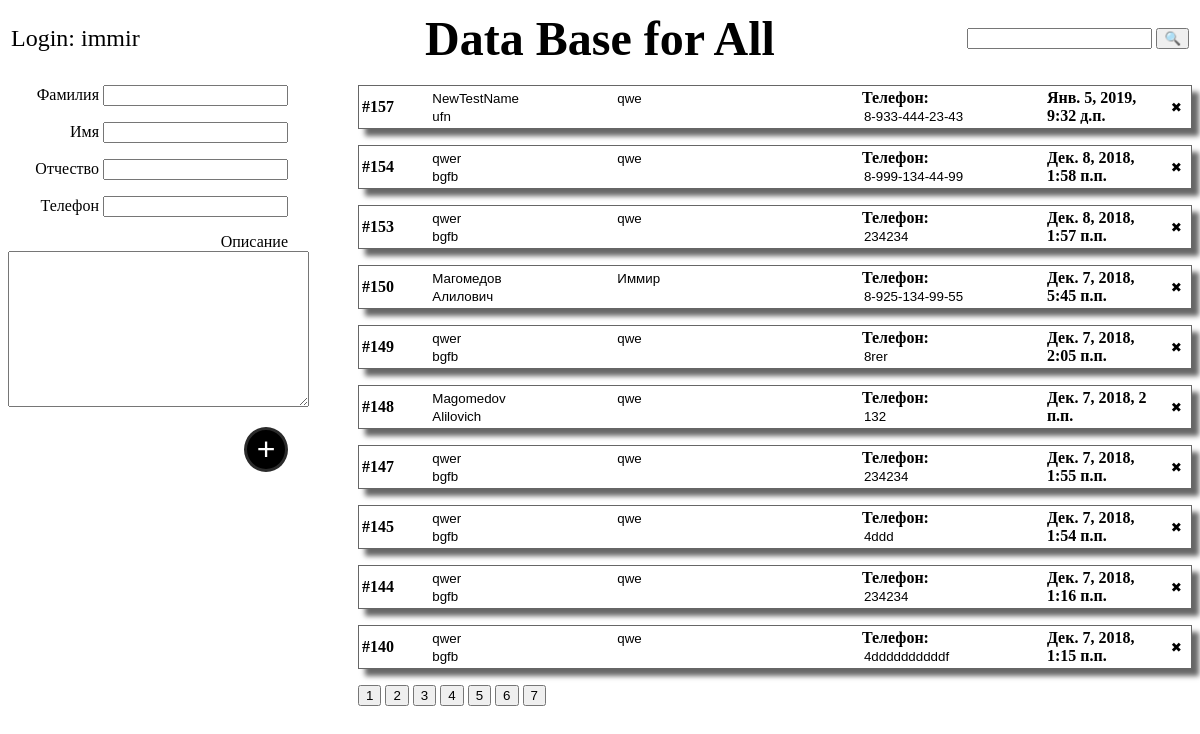
/main/1/ (signed in), run on the app's committed database.
### main/models.py (models this page shows)
class Post(models.Model):
    id = models.AutoField(primary_key='True',)
    date = models.DateTimeField(blank='True',default='0000-00-00 00:00:00')
    name = models.TextField(max_length=20,default='Not')
    surname = models.TextField(max_length=20,default='Not')
    fathername = models.TextField(max_length=20,default='Not')
    description = models.TextField(max_length=200,default='Not')
    phone = models.TextField(max_length=20,default='Not')

### main/views.py (the view)
# urls.py: path('main/<int:page>/',view,),
def view(request,page):
    if not request.user.is_authenticated:
        return HttpResponseRedirect('/auth/')
    else:
        posts_on_page = 10
        posts = Post.objects.order_by('-id')
        if posts.count() % posts_on_page == 0:
            buttons = (posts.count() // posts_on_page)
        else:
            buttons = (posts.count() // posts_on_page) + 1
        posts = Post.objects.order_by('-id')[(page -1)*posts_on_page: page*posts_on_page]
        count = {x+1: (x+1) for x in range(buttons)}
        post = {'post': posts, 'form': AllForm(),'count': count,'login': request.user}
        cookie(request)
        return render(request,'main.html',post)

### main/forms.py
class AllForm(forms.Form):
    name = forms.CharField(label="Name ", max_length=20, empty_value='None')
    surname = forms.CharField(label="SubName ", max_length=20, empty_value='None', )
    fathername = forms.CharField(label="FatherName  ", max_length=20, empty_value='None', )
    phone = forms.CharField(label="Phone ",max_length=15,
                            widget=forms.TextInput(attrs={'pattern': '8-[0-9]{3}-[0-9]{3}-[0-9]{2}-[0-9]{2}'}))
    description = forms.CharField(label="Description ",max_length=200,widget=forms.Textarea(attrs={'cols': '35', 'rows': '10'}),strip='')
    find = forms.CharField(label="Find ", max_length=20, empty_value='None')
    login = forms.CharField(label="Login ", max_length=20, empty_value='None')
    password = forms.CharField(label="Password ", max_length=20, empty_value='None',widget=forms.PasswordInput())

### templates/main.html (shortened to what this page needs)
{% load static %}
<!DOCTYPE html>
<html lang="en">
<head>
    <link rel="stylesheet" type="text/css" href="{% static 'css/main.css' %}">
</head>
<body>
<div class="header">
    <table border="0" width="100%">
        <tr>
            <th width="33%">
                <div align="left" style="font-weight: normal">
                    <font size="5px">
                        <a href="/check/">Login: {{login}}</a>
                    </font>
                </div>
            </th>
            <th><a href="/main/1/"> <font size="30px">Data Base for All </font> </a></th>
            <th width="33%" align="right">
                <form action="/find/" method="post">
                    {% csrf_token %}{{ form.find }} <button type="submit"> 🔍 </button>
                </form>
            </th>
        </tr>
    </table>
</div>
    <div class="main">
<div class="post_add" align="left">
    <form action="/add/" method="post" align="right">
        Фамилия
        {{ form.surname }} <p>
        Имя
        {{ form.name }} <p>
        Отчество
        {{ form.fathername }} <p>
        Телефон
        {{ form.phone }} <p>
        Описание
        {{ form.description }} <p>
        <button class="button" type="submit">
            <font size="2px" color="black">.</font><font size="6px">+</font><font size="2px"  color="black">.</font></button> <br>
    </form>
</div>
<p>
<div id="posts" class="posts">
    {% for post in post %}
<div id={{post.id}} class="post" title="">
 <table border="0" width="100%" >
   <tr>
    <th width="100px" ><div align="left"><b>#{{post.id}}</b></div></th>
    <th width="700px"><div align="left">
        <input class="fixform" onchange="addcookie('{{post.id}}','surname',this.value)" type="text" value={{post.surname}}>
        <input class="fixform" onchange="addcookie('{{post.id}}','name',this.value)" type="text" value={{post.name}}>
        <input class="fixform" onchange="addcookie('{{post.id}}','fathername',this.value)" type="text" value={{post.fathername}}></div></th>
    <th>
        <div align="left">
            Телефон:
            <input class="fixform" onchange="addcookie('{{post.id}}','phone',this.value)" type="tel" pattern='2-[0-9]{3}-[0-9]{3}' value= {{post.phone}}>
        </div>
    </th>
       <th width="200px">
           <div align="left">
               {{post.date}}
           </div>
       </th>
       <th width="3px" align="right">
       <button class="delete" onclick="addcookie('{{post.id}}','delete','delete');
        deletepost('{{post.id}}')">✖</button>
       </th>
   </tr>
 </table>
</div>
<p>
    {% endfor %}
<div>
        {% for i in count  %}
        <a href="/main/{{i}}"> <button> {{i}} </button> </a>
        {% endfor %}
</div>
</div>
</body>
</html>

### static/css/main.css (style rules this page uses)
a { color: #000000; text-decoration: none; }
.header { font-family: "Calibri","Ubuntu Light"; }
.post_add { font-family: "Calibri","Ubuntu Light"; border: 1; width: 280px; background: ; align: right; position: fixed; }
.button { background: black; color: white; border-radius: 100%; border: solid #2B2B2B 3px; }
.posts { align="left";margin-left:350px; }
.post { max-height:20%; font-family: "Calibri","Ubuntu Light"; border: solid rgba(0,0,0,0.6) 1px ; padding: 0px; position: ; box-shadow: 7px 7px 5px rgba(0,0,0,0.6); }
.fixform { border: 0px; }
.delete { background: white;border: 0px }

### data on the page
Post: id "157", surname "NewTestName", name "qwe", fathername "ufn", phone "8-933-444-23-43", date "Янв. 5, 2019, 9:32 д.п."
Post: id "154", surname "qwer", name "qwe", fathername "bgfb", phone "8-999-134-44-99", date "Дек. 8, 2018, 1:58 п.п."
Post: id "153", surname "qwer", name "qwe", fathername "bgfb", phone "234234", date "Дек. 8, 2018, 1:57 п.п."
Post: id "150", surname "Магомедов", name "Иммир", fathername "Алилович", phone "8-925-134-99-55", date "Дек. 7, 2018, 5:45 п.п."
Post: id "149", surname "qwer", name "qwe", fathername "bgfb", phone "8rer", date "Дек. 7, 2018, 2:05 п.п."
Post: id "148", surname "Magomedov", name "qwe", fathername "Alilovich", phone "132", date "Дек. 7, 2018, 2 п.п."
Post: id "147", surname "qwer", name "qwe", fathername "bgfb", phone "234234", date "Дек. 7, 2018, 1:55 п.п."
Post: id "145", surname "qwer", name "qwe", fathername "bgfb", phone "4ddd", date "Дек. 7, 2018, 1:54 п.п."
Post: id "144", surname "qwer", name "qwe", fathername "bgfb", phone "234234", date "Дек. 7, 2018, 1:16 п.п."
Post: id "140", surname "qwer", name "qwe", fathername "bgfb", phone "4ddddddddddf", date "Дек. 7, 2018, 1:15 п.п."

### other printed values
{{ login }} "immir"
{{ i }} "1" "2" "3" "4" "5" "6" "7"
